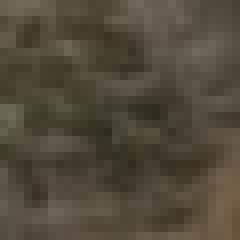
#> input picture proxima2/target-v.jpg, 30 x 30 px, found by its file name (shown 8 times larger)
$ python DroneNavigation.py
#> lines starting #> are read from the running program, lines starting #| are printed output that depends on the picture
import numpy as np
import math
import cv2 as cv
from matplotlib import pyplot as plt
import datetime as date

__REatrh__ = 6367486

# [26 lines left out: functions sqrEquation, Convert2Meters, Convert2Decimals, not called in this run]

# Convert ccordinates
def Convert2mm (Xp, widthPixels):
    pSize = 35/widthPixels
    return [Xp[0]*pSize, Xp[1]*pSize, 0]

# [36 lines left out: functions dist, addVectors, mltVectorReal, mltVectors, mltVectorsScalar, not called in this run]

def absVector(a):
    return mltVectorsScalar(a, a)**0.5

def normVector(a):
    return mltVectorReal(a, 1/absVector(a))

# [15 lines left out: functions realAng, lst2Str, not called in this run]

def matchScaledTemplate(template, img, meth, template_ver, zoom_step, min_degree):
    h = template.shape[0]; w = template.shape[1]
    Wi = img.shape[1]; Hi = img.shape[0]
    Wtv = template_ver.shape[1]; Htv = template_ver.shape[0]
    maxScale = min(int(math.log(2*Wtv/Wi, zoom_step)), int(math.log(2*Htv/Hi, zoom_step)))
    scalePers = range(min_degree, maxScale)
    for j in scalePers:
        zoomValue = zoom_step ** j
        width = int(Wi * zoomValue); height = int(Hi * zoomValue)
        dim = (width, height)

        resized = cv.resize(img, dim, interpolation = cv.INTER_LINEAR)

        method = eval(meth)
        # Apply template Matching
        res = cv.matchTemplate(resized, template, method)
        res_ver = cv.matchTemplate(resized, template_ver, method)
        min_val, max_val, min_loc, max_loc = cv.minMaxLoc(res)
        min_val_ver, max_val_ver, min_loc_ver, max_loc_ver = cv.minMaxLoc(res_ver)
        # If the method is TM_SQDIFF or TM_SQDIFF_NORMED, take minimum
        if method in [cv.TM_SQDIFF, cv.TM_SQDIFF_NORMED]:
            top_left = min_loc
            top_left_ver = min_loc_ver
        else:
            top_left = max_loc
            top_left_ver = max_loc_ver
        dst = dist(top_left_ver, top_left)
        if dst <= h:
            top_left = (int(top_left[0] / zoomValue), int(top_left[1] / zoomValue))
            bottom_right = (int((top_left[0] + w) / zoomValue), int((top_left[1] + h) / zoomValue))
            # Define the coordinates of the new template in the image
            scaleCoef = 1 / zoomValue; h_shift = 2 * h * scaleCoef; w_shift = 2 * w * scaleCoef
            vx1, vy1, vx2, vy2 = top_left[0], top_left[1], int(top_left[0] + w_shift), int(top_left[1] + h_shift)
            # Extract the templates
            template_ver = img[vy1:vy2, vx1:vx2].copy()
            # template = template_ver[int((vy2-vy1)/2):vy2-vy1, int((vx2-vx1)/2):vx2-vx1].copy()
            return top_left, bottom_right, j, template_ver
    return [-1, -1], [-1, -1], 0

# [133 lines left out: functions matchTemplateParallel, distanceApprox, triangPosition, not called in this run]

### ================== View point position finding
# [29 lines of commented-out code are left out]

### ================== MatchTemplate
degree = 0
scaleStep = 0.9
meth = 'cv.TM_CCOEFF_NORMED'
template = cv.imread('proxima3/target-t.jpg', cv.IMREAD_GRAYSCALE)
template_ver = cv.imread('proxima3/target-v.jpg', cv.IMREAD_GRAYSCALE)
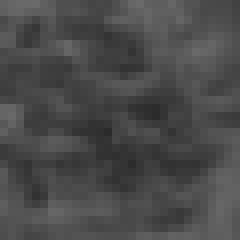
#> template_ver: shape (30, 30) (shown 8 times larger); min 42, max 106, mean 74.4
# assert template is not None, "file could not be read, check with os.path.exists()"
image_name = 'proxima3/F0.jpg'
img = cv.imread(image_name, cv.IMREAD_GRAYSCALE)
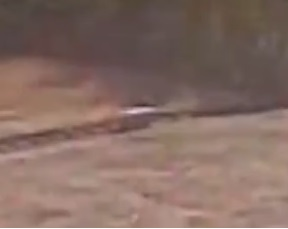
#> input picture proxima3/F0.jpg, 288 x 229 px
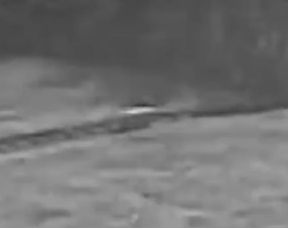
#> img: shape (229, 288); min 51, max 255, mean 114.4
# assert img is not None, "file could not be read, check with os.path.exists()"
method = eval(meth)
now = date.datetime.now()
lp = 100
for i in range(lp):
#> (the run stopped early here; a loop or call above may not have finished)
